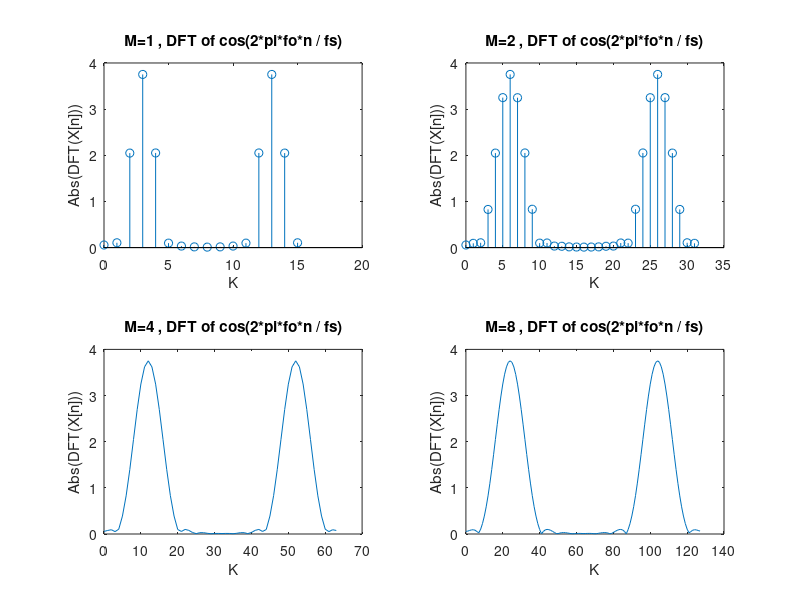

Here is the MATLAB script that generated this plot:
fo = 12;
fs = 64;
L = 16;

arr = 0:L-1;
x = cos(2*pi*fo*arr / fs);
han = hann(L);

for i = 1:L
    x(i) = x(i) * han(i);
end
figure();
m = 1;
N = m*L;
Y = abs(fft(x , N));
w = 0:N-1;
subplot(2,2,1);
stem(w , Y);
xlabel('K');
ylabel('Abs(DFT(X[n]))');
title('M=1 , DFT of cos(2*pi*fo*n / fs)');

m = 2;
N = m*L;
Y = abs(fft(x , N));
w = 0:N-1;
subplot(2,2,2);
stem(w , Y);
xlabel('K');
ylabel('Abs(DFT(X[n]))');
title('M=2 , DFT of cos(2*pi*fo*n / fs)');

m = 4;
N = m*L;
Y = abs(fft(x , N));
w = 0:N-1;
subplot(2,2,3);
plot(w , Y);
xlabel('K');
ylabel('Abs(DFT(X[n]))');
title('M=4 , DFT of cos(2*pi*fo*n / fs)');

m = 8;
N = m*L;
Y = abs(fft(x , N));
w = 0:N-1;
subplot(2,2,4);
plot(w , Y);
xlabel('K');
ylabel('Abs(DFT(X[n]))');
title('M=8 , DFT of cos(2*pi*fo*n / fs)');
